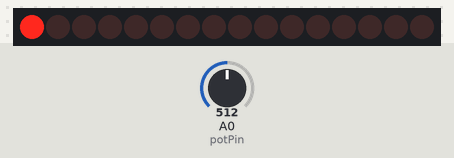
Bench run of a sketch on a simulated Arduino Uno, built with avr-gcc and run on an emulated ATmega328P. Parts: 16 shift-register outputs drawn as a row of LEDs (first output left, lit = HIGH). Wiring (inferred from the names in the program): 2 × shift register (74HC595): data pin 3; shift clock pin 5; latch pin 4. Wiring (inferred from the signals the program sends): row of LEDs: on Q0, Q1, Q2, Q3, Q4, Q5, Q6, Q7, Q8, Q9, Q10, Q11, Q12, Q13, Q14, Q15. The inputs (shaded band) are chosen by the test bench; at power-on: A0 (potPin) = 512.

Above: at 0.2 s.
At 2.2 s:
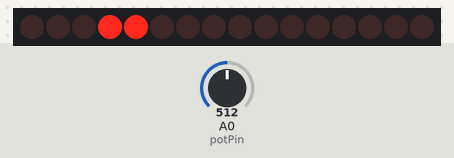
At 4.2 s:
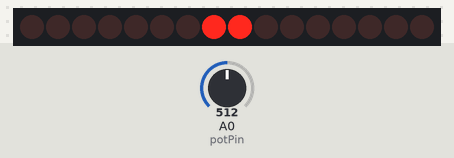
At 8.8 s:
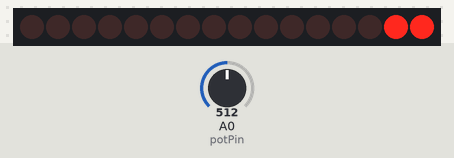
At 13.3 s:
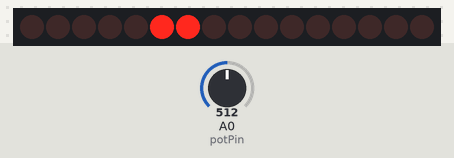
At 17.9 s:
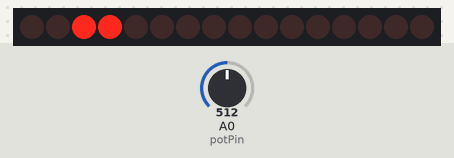
Timing chart, 0 to 18.6 s (numbered marks = the images above):
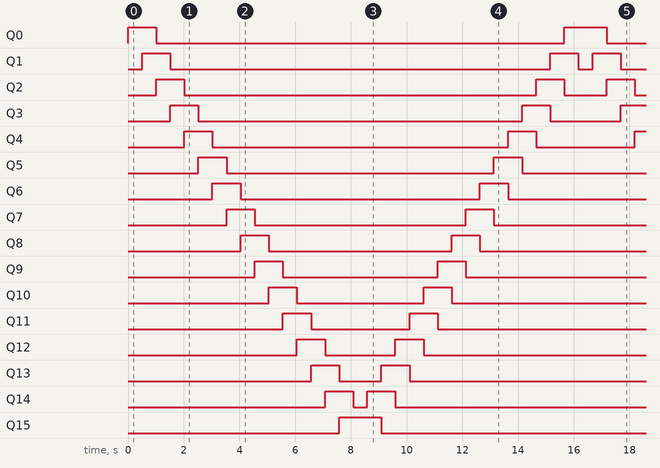

Measured:
- by itself, Q0: repeats every 16.2 s: LOW 14.7 s, HIGH 1.5 s
- by itself, Q1: repeats every 16.2 s: LOW 13.6 s, HIGH 1.0 s, LOW 0.51 s, HIGH 1.0 s
- by itself, Q2: repeats every 16.2 s: LOW 12.6 s, HIGH 1.0 s, LOW 1.5 s, HIGH 1.0 s
- by itself, Q3: repeats every 16.2 s: LOW 11.6 s, HIGH 1.0 s, LOW 2.5 s, HIGH 1.0 s
- by itself, Q4: repeats every 16.2 s: LOW 10.6 s, HIGH 1.0 s, LOW 3.5 s, HIGH 1.0 s
- by itself, Q5: repeats every 16.2 s: LOW 9.6 s, HIGH 1.0 s, LOW 4.5 s, HIGH 1.0 s
- by itself, Q6: repeats every 16.2 s: LOW 8.6 s, HIGH 1.0 s, LOW 5.6 s, HIGH 1.0 s
- by itself, Q7: repeats every 16.2 s: LOW 7.6 s, HIGH 1.0 s, LOW 6.6 s, HIGH 1.0 s

The sketch:

Larson_Scanner2_Lisander_Lopez.ino
```cpp
/*
Name: Lisander Lopez - Univeristy Heights High School
Date: 11/20/16
Description:
  This sketch will use a 74HC595 to display a Larson Scanner using LEDs.
  We will use a potentiometer to control the speed of the scanner.
  For more information on the circuit, view the fritzing diagram.
Notes:
  I researched online about arduinos ability to multi-task. In short, its possible
  with some tricks and some libraries. This sketch goes will with some multithreading.
  The Arduino is basically focused on making the pattern than reading the sensor.
*/

const int latchPin = 4; //Pin connected to latch pin of 74HC595
const int clockPin = 5; //Pin connected to clock pin of 74HC595
const int dataPin = 3;  //Pin connected to Serial in of 74HC595

const int potPin = A0;  // Pin the potentiometer is connected to

int waitTime; // Time to delay in between pattern changes (how fast the pattern displays), We will retreive this value from the pot. The speed will depend on the user.

void setup()
{
  // Setting pins as output, as we will output data to it
  pinMode(latchPin, OUTPUT);
  pinMode(dataPin, OUTPUT);
  pinMode(clockPin, OUTPUT);

  pinMode(potPin, INPUT); // We are going to read the 'value' of the pot, so it would need to be an input

  Serial.begin(9600);
}


void loop()
{

  int potValue = analogRead(A0);  // Reads value of potPin

  potValue = map(potValue, 0, 1024, 10, 1000);  // maps it, to turn it from range of 0-1024 to 10-1000. Which will be used as milliseconds
  waitTime = potValue;  // Set the value we mapped as the wait time

  clockShiftRegister(B00000000);  // Clocking the first stage of the pattern to the second register
  clockShiftRegister(B10000000);  // Clocking the first stage of the pattern to the first register
  displayShiftRegister(); // Displaying the data on the register to the LEDs
  delay(waitTime);  // Wait X amount (in ms) until displaying next stage of pattern

  clockShiftRegister(B00000000);  // Clocking the next stage of the pattern to the second register
  clockShiftRegister(B11000000);  // Clocking the next stage of the pattern to the first register
  displayShiftRegister(); // Displaying the data on the register to the LEDs
  delay(waitTime);  // Wait X amount (in ms) until displaying next stage of pattern

  clockShiftRegister(B00000000);  // Clocking the next stage of the pattern to the second register
  clockShiftRegister(B01100000);  // Clocking the next stage of the pattern to the first register
  displayShiftRegister(); // Displaying the data on the register to the LEDs
  delay(waitTime);  // Wait X amount (in ms) until displaying next stage of pattern

  clockShiftRegister(B00000000);  // Clocking the next stage of the pattern to the second register
  clockShiftRegister(B00110000);  // Clocking the next stage of the pattern to the first register
  displayShiftRegister(); // Displaying the data on the register to the LEDs
  delay(waitTime);  // Wait X amount (in ms) until displaying next stage of pattern

  clockShiftRegister(B00000000);  // Clocking the next stage of the pattern to the second register
  clockShiftRegister(B00011000);  // Clocking the next stage of the pattern to the first register
  displayShiftRegister(); // Displaying the data on the register to the LEDs
  delay(waitTime);  // Wait X amount (in ms) until displaying next stage of pattern

  clockShiftRegister(B00000000);  // Clocking the next stage of the pattern to the second register
  clockShiftRegister(B00001100);  // Clocking the next stage of the pattern to the first register
  displayShiftRegister(); // Displaying the data on the register to the LEDs
  delay(waitTime);  // Wait X amount (in ms) until displaying next stage of pattern

  clockShiftRegister(B00000000);  // Clocking the next stage of the pattern to the second register
  clockShiftRegister(B00000110);  // Clocking the next stage of the pattern to the first register
  displayShiftRegister(); // Displaying the data on the register to the LEDs
  delay(waitTime);  // Wait X amount (in ms) until displaying next stage of pattern

  clockShiftRegister(B00000000);  // Clocking the next stage of the pattern to the second register
  clockShiftRegister(B00000011);  // Clocking the next stage of the pattern to the first register
  displayShiftRegister(); // Displaying the data on the register to the LEDs
  delay(waitTime);  // Wait X amount (in ms) until displaying next stage of pattern

  clockShiftRegister(B10000000);  // Clocking the next stage of the pattern to the second register
  clockShiftRegister(B00000001);  // Clocking the next stage of the pattern to the first register
  displayShiftRegister(); // Displaying the data on the register to the LEDs
  delay(waitTime);  // Wait X amount (in ms) until displaying next stage of pattern

  clockShiftRegister(B11000000);  // Clocking the next stage of the pattern to the second register
  clockShiftRegister(B00000000);  // Clocking the next stage of the pattern to the first register
  displayShiftRegister(); // Displaying the data on the register to the LEDs
  delay(waitTime);  // Wait X amount (in ms) until displaying next stage of pattern

  clockShiftRegister(B01100000);  // Clocking the next stage of the pattern to the second register
  clockShiftRegister(B00000000);  // Clocking the next stage of the pattern to the first register
  displayShiftRegister(); // Displaying the data on the register to the LEDs
  delay(waitTime);  // Wait X amount (in ms) until displaying next stage of pattern

  clockShiftRegister(B00110000);  // Clocking the next stage of the pattern to the second register
  clockShiftRegister(B00000000);  // Clocking the next stage of the pattern to the first register
  displayShiftRegister(); // Displaying the data on the register to the LEDs
  delay(waitTime);  // Wait X amount (in ms) until displaying next stage of pattern

  clockShiftRegister(B00011000);  // Clocking the next stage of the pattern to the second register
  clockShiftRegister(B00000000);  // Clocking the next stage of the pattern to the first register
  displayShiftRegister(); // Displaying the data on the register to the LEDs
  delay(waitTime);  // Wait X amount (in ms) until displaying next stage of pattern

  clockShiftRegister(B00001100);  // Clocking the next stage of the pattern to the second register
  clockShiftRegister(B00000000);  // Clocking the next stage of the pattern to the first register
  displayShiftRegister(); // Displaying the data on the register to the LEDs
  delay(waitTime);  // Wait X amount (in ms) until displaying next stage of pattern

  clockShiftRegister(B00000110);  // Clocking the next stage of the pattern to the second register
  clockShiftRegister(B00000000);  // Clocking the next stage of the pattern to the first register
  displayShiftRegister(); // Displaying the data on the register to the LEDs
  delay(waitTime);  // Wait X amount (in ms) until displaying next stage of pattern

  clockShiftRegister(B00000011);  // Clocking the next stage of the pattern to the second register
  clockShiftRegister(B00000000);  // Clocking the next stage of the pattern to the first register
  displayShiftRegister(); // Displaying the data on the register to the LEDs
  delay(waitTime);  // Wait X amount (in ms) until displaying next stage of pattern

  clockShiftRegister(B00000001);  // Clocking the next stage of the pattern to the second register
  clockShiftRegister(B00000000);  // Clocking the next stage of the pattern to the first register
  displayShiftRegister(); // Displaying the data on the register to the LEDs
  delay(waitTime);  // Wait X amount (in ms) until displaying next stage of pattern

  // At this stage the patter is half way done the LEDs went 'across' now we need to 'bring them back'

  clockShiftRegister(B00000011);  // Clocking the next stage of the pattern to the second register
  clockShiftRegister(B00000000);  // Clocking the next stage of the pattern to the first register
  displayShiftRegister(); // Displaying the data on the register to the LEDs
  delay(waitTime);  // Wait X amount (in ms) until displaying next stage of pattern

  clockShiftRegister(B00000110);  // Clocking the next stage of the pattern to the second register
  clockShiftRegister(B00000000);  // Clocking the next stage of the pattern to the first register
  displayShiftRegister(); // Displaying the data on the register to the LEDs
  delay(waitTime);  // Wait X amount (in ms) until displaying next stage of pattern

  clockShiftRegister(B00001100);  // Clocking the next stage of the pattern to the second register
  clockShiftRegister(B00000000);  // Clocking the next stage of the pattern to the first register
  displayShiftRegister(); // Displaying the data on the register to the LEDs
  delay(waitTime);  // Wait X amount (in ms) until displaying next stage of pattern

  clockShiftRegister(B00011000);  // Clocking the next stage of the pattern to the second register
  clockShiftRegister(B00000000);  // Clocking the next stage of the pattern to the first register
  displayShiftRegister(); // Displaying the data on the register to the LEDs
  delay(waitTime);  // Wait X amount (in ms) until displaying next stage of pattern

  clockShiftRegister(B00110000);  // Clocking the next stage of the pattern to the second register
  clockShiftRegister(B00000000);  // Clocking the next stage of the pattern to the first register
  displayShiftRegister(); // Displaying the data on the register to the LEDs
  delay(waitTime);  // Wait X amount (in ms) until displaying next stage of pattern

  clockShiftRegister(B01100000);  // Clocking the next stage of the pattern to the second register
  clockShiftRegister(B00000000);  // Clocking the next stage of the pattern to the first register
  displayShiftRegister(); // Displaying the data on the register to the LEDs
  delay(waitTime);  // Wait X amount (in ms) until displaying next stage of pattern

  clockShiftRegister(B11000000);  // Clocking the next stage of the pattern to the second register
  clockShiftRegister(B00000000);  // Clocking the next stage of the pattern to the first register
  displayShiftRegister(); // Displaying the data on the register to the LEDs
  delay(waitTime);  // Wait X amount (in ms) until displaying next stage of pattern

    clockShiftRegister(B10000000);  // Clocking the next stage of the pattern to the second register
  clockShiftRegister(B00000001);  // Clocking the next stage of the pattern to the first register
  displayShiftRegister(); // Displaying the data on the register to the LEDs
  delay(waitTime);  // Wait X amount (in ms) until displaying next stage of pattern

  clockShiftRegister(B00000000);  // Clocking the next stage of the pattern to the second register
  clockShiftRegister(B00000011);  // Clocking the next stage of the pattern to the first register
  displayShiftRegister(); // Displaying the data on the register to the LEDs
  delay(waitTime);  // Wait X amount (in ms) until displaying next stage of pattern

  clockShiftRegister(B00000000);  // Clocking the next stage of the pattern to the second register
  clockShiftRegister(B00000110);  // Clocking the next stage of the pattern to the first register
  displayShiftRegister(); // Displaying the data on the register to the LEDs
  delay(waitTime);  // Wait X amount (in ms) until displaying next stage of pattern

  clockShiftRegister(B00000000);  // Clocking the next stage of the pattern to the second register
  clockShiftRegister(B00001100);  // Clocking the next stage of the pattern to the first register
  displayShiftRegister(); // Displaying the data on the register to the LEDs
  delay(waitTime);  // Wait X amount (in ms) until displaying next stage of pattern

  clockShiftRegister(B00000000);  // Clocking the next stage of the pattern to the second register
  clockShiftRegister(B00011000);  // Clocking the next stage of the pattern to the first register
  displayShiftRegister(); // Displaying the data on the register to the LEDs
  delay(waitTime);  // Wait X amount (in ms) until displaying next stage of pattern

  clockShiftRegister(B00000000);  // Clocking the next stage of the pattern to the second register
  clockShiftRegister(B00110000);  // Clocking the next stage of the pattern to the first register
  displayShiftRegister(); // Displaying the data on the register to the LEDs
  delay(waitTime);  // Wait X amount (in ms) until displaying next stage of pattern

  clockShiftRegister(B00000000);  // Clocking the next stage of the pattern to the second register
  clockShiftRegister(B01100000);  // Clocking the next stage of the pattern to the first register
  displayShiftRegister(); // Displaying the data on the register to the LEDs
  delay(waitTime);  // Wait X amount (in ms) until displaying next stage of pattern

  clockShiftRegister(B00000000);  // Clocking the next stage of the pattern to the second register
  clockShiftRegister(B11000000);  // Clocking the next stage of the pattern to the first register
  displayShiftRegister(); // Displaying the data on the register to the LEDs
  delay(waitTime);  // Wait X amount (in ms) until displaying next stage of pattern
}

void clockShiftRegister(byte data)
{
  digitalWrite(latchPin, LOW); // Lets make sure the latch pin is set to low, so that the shift regsiter doesn't display anything yet
  shiftOut(dataPin, clockPin, LSBFIRST, data);  // Shift out the data given in the parameter (the bit) to the register
}

void displayShiftRegister(){
  // The 74HC595 displays whats in the register on a Rising edge of the latch pin, We will produce this by bringing the pin low, then High.
  // I bring it back low to make sure nothing gets clocked while I input my data.
  digitalWrite(latchPin, LOW);
  digitalWrite(latchPin, HIGH);
  digitalWrite(latchPin, LOW);
}
```
